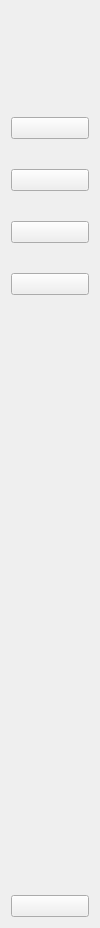
        <widget class="QWidget" name="side_widget_1" native="true">
         <property name="maximumSize">
          <size>
           <width>100</width>
           <height>16777215</height>
          </size>
         </property>
         <layout class="QGridLayout" name="gridLayout_2">
          <item row="0" column="0">
           <layout class="QHBoxLayout" name="horizontalLayout_hid">
            <item>
             <spacer name="horizontalSpacer_5">
              <property name="orientation">
               <enum>Qt::Horizontal</enum>
              </property>
              <property name="sizeHint" stdset="0">
               <size>
                <width>13</width>
                <height>20</height>
               </size>
              </property>
             </spacer>
            </item>
            <item>
             <widget class="QLabel" name="logo_1">
              <property name="minimumSize">
               <size>
                <width>50</width>
                <height>50</height>
               </size>
              </property>
              <property name="maximumSize">
               <size>
                <width>50</width>
                <height>50</height>
               </size>
              </property>
              <property name="text">
               <string/>
              </property>
              <property name="pixmap">
               <pixmap resource="resource.qrc">:/icon/icons/MyPatientFirstLogo_Symbol.JPG</pixmap>
              </property>
              <property name="scaledContents">
               <bool>true</bool>
              </property>
             </widget>
            </item>
            <item>
             <spacer name="horizontalSpacer_6">
              <property name="orientation">
               <enum>Qt::Horizontal</enum>
              </property>
              <property name="sizeHint" stdset="0">
               <size>
                <width>18</width>
                <height>20</height>
               </size>
              </property>
             </spacer>
            </item>
           </layout>
          </item>
          <item row="1" column="0">
           <layout class="QVBoxLayout" name="verticalLayout_4">
            <property name="spacing">
             <number>30</number>
            </property>
            <property name="topMargin">
             <number>50</number>
            </property>
            <item>
             <widget class="QPushButton" name="home_btn_1">
              <property name="text">
               <string/>
              </property>
              <property name="icon">
               <iconset resource="resource.qrc">
                <normaloff>:/icon/icons/home.svg</normaloff>:/icon/icons/home.svg</iconset>
              </property>
              <property name="iconSize">
               <size>
                <width>30</width>
                <height>30</height>
               </size>
              </property>
              <property name="checkable">
               <bool>true</bool>
              </property>
              <property name="autoExclusive">
               <bool>true</bool>
              </property>
             </widget>
            </item>
            <item>
             <widget class="QPushButton" name="patient_btn_1">
              <property name="text">
               <string/>
              </property>
              <property name="icon">
               <iconset resource="resource.qrc">
                <normaloff>:/icon/icons/patient.svg</normaloff>:/icon/icons/patient.svg</iconset>
              </property>
              <property name="iconSize">
               <size>
                <width>30</width>
                <height>30</height>
               </size>
              </property>
              <property name="checkable">
               <bool>true</bool>
              </property>
              <property name="autoExclusive">
               <bool>true</bool>
              </property>
             </widget>
            </item>
            <item>
             <widget class="QPushButton" name="visit_btn_1">
              <property name="text">
               <string/>
              </property>
              <property name="icon">
               <iconset resource="resource.qrc">
                <normaloff>:/icon/icons/visit.svg</normaloff>:/icon/icons/visit.svg</iconset>
              </property>
              <property name="iconSize">
               <size>
                <width>30</width>
                <height>30</height>
               </size>
              </property>
              <property name="checkable">
               <bool>true</bool>
              </property>
              <property name="autoExclusive">
               <bool>true</bool>
              </property>
             </widget>
            </item>
            <item>
             <widget class="QPushButton" name="billings_btn_1">
              <property name="text">
               <string/>
              </property>
              <property name="icon">
               <iconset resource="resource.qrc">
                <normaloff>:/icon/icons/billings.svg</normaloff>:/icon/icons/billings.svg</iconset>
              </property>
              <property name="iconSize">
               <size>
                <width>30</width>
                <height>30</height>
               </size>
              </property>
              <property name="checkable">
               <bool>true</bool>
              </property>
              <property name="autoExclusive">
               <bool>true</bool>
              </property>
             </widget>
            </item>
           </layout>
          </item>
          <item row="2" column="0">
           <spacer name="verticalSpacer_2">
            <property name="orientation">
             <enum>Qt::Vertical</enum>
            </property>
            <property name="sizeHint" stdset="0">
             <size>
              <width>20</width>
              <height>594</height>
             </size>
            </property>
           </spacer>
          </item>
          <item row="3" column="0">
           <widget class="QPushButton" name="exit_btn_1">
            <property name="text">
             <string/>
            </property>
            <property name="icon">
             <iconset resource="resource.qrc">
              <normaloff>:/icon/icons/exit.svg</normaloff>:/icon/icons/exit.svg</iconset>
            </property>
            <property name="iconSize">
             <size>
              <width>30</width>
              <height>30</height>
             </size>
            </property>
            <property name="checkable">
             <bool>true</bool>
            </property>
            <property name="autoExclusive">
             <bool>true</bool>
            </property>
           </widget>
          </item>
         </layout>
        </widget>
